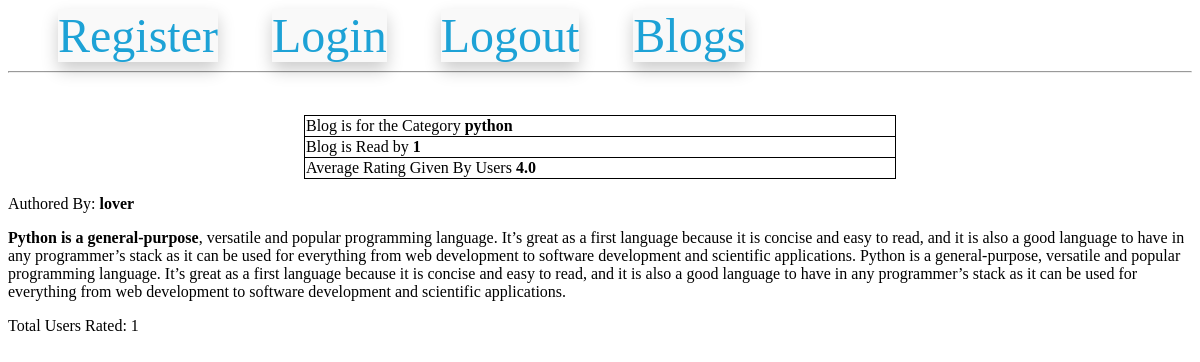
Page /blogDetail/1/lover/python (signed in) on the committed database.
### models.py (models this page shows, shortened)
class BlogModel(db.Model):
    id = db.Column(db.Integer,primary_key=True)
    category_id = db.Column(db.Integer,db.ForeignKey('category_master.category_id'), nullable=False)
    blog_user_id = db.Column(db.Integer,db.ForeignKey('users.id'), nullable=True)
    blog_text = db.Column(db.Text, nullable=False)
    blog_creation_date = db.Column(db.DateTime)
    blog_read_count = db.Column(db.Integer, default=0)
    blog_rating_count = db.Column(db.Integer, default=0)

class UserModel(UserMixin,db.Model):
    __tablename__ = 'users'
    id = db.Column(db.Integer, primary_key=True)
    email = db.Column(db.String(100), unique=True)
    username = db.Column(db.String(100))
    password_hash = db.Column(db.String(250))

### routes.py (the view, shortened to what this page needs)
@app.route('/blogDetail/<int:blog_id>/<string:username>/<string:category>', methods=['GET','POST'])
@login_required
def blog_detail(blog_id, username, category):
    blog = BlogModel.query.get(blog_id)
    if request.method == 'GET':
        if current_user.id != blog.blog_user_id:
            blog.blog_read_count = blog.blog_read_count + 1
            db.session.commit()
        rating = db.session.query(func.avg(BlogComment.blog_rating)).filter(BlogComment.blog_id == int(blog_id)).first()[0]
        return render_template('/blog_detail.html',blog=blog, rating=rating, author=username,category=category)

### models.py (called while the page is built)
@login.user_loader
def load_user(id):
    return UserModel.query.get(int(id))

### templates/blog_detail.html (shortened to what this page needs)
{% extends 'base.html' %}
{% block content %}
<br>
<center>
    <form method="POST" action="">
        <p>
            <table style="width: 50%;">
                <tr>
                    <td style='width: 80%;'>
                        Blog is for the Category <b>{{ category }}</b>
                    </td>
                </tr>
                <tr>
                    <td style='width: 80%;'>
                        Blog is Read by <b>{{ blog.blog_read_count }}</b>
                    </td>
                </tr>
                <tr>
                    <td style='width: 80%;'>
                        Average Rating Given By Users <b>{{ rating }}</b>
                    </td>
                </tr>
            </table>
        </p>
</center>
Authored By: <b> {{ author }}</b>
<p>
    {{ blog.blog_text|safe }}
</p>
<p>
    Total Users Rated: {{ blog.blog_rating_count }}
</p>
{% endblock %}

### templates/blog_detail.html (style rules this page uses)
table,tr { border: 1px solid black; border-radius: 12px; border-collapse: collapse; }

### rows in the picture
BlogModel: blog_read_count "1", blog_text "Python is a general-purpose , versatile and popular programming language. It’s great as a first language because it is concise and easy to read, and it is also a good language to have in any programmer’s stack as it can be used for everything from web development to software development and scientific applications. Python is a general-purpose, versatile and popular programming language. It’s great as a first language because it is concise and easy to read, and it is also a good language to have in any programmer’s stack as it can be used for everything from web development to software development and scientific applications.", blog_rating_count "1"
UserModel: username "lover"

### other values in the picture
{{ category }} "python"
{{ rating }} "4.0"
